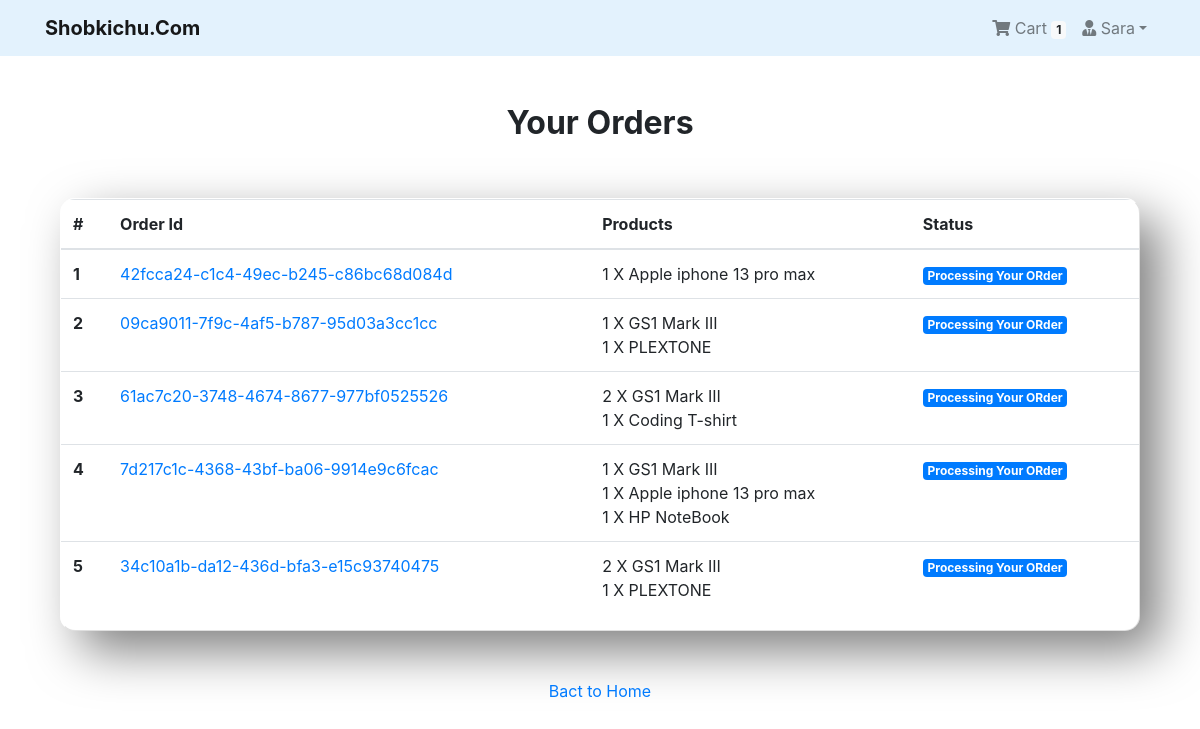
Screenshot of /payment/orders/ (signed in) with the database file from the repository.
### App_Login/models.py (models this page shows, shortened)
class User(AbstractBaseUser, PermissionsMixin):
    email = models.EmailField(unique=True, null=False)
    is_staff = models.BooleanField(
        ugettext_lazy('staff status'),
        default=False,
        help_text = ugettext_lazy('Designates whether the user can log in this site')
    )
    is_active = models.BooleanField(
        ugettext_lazy('active'),
        default=True,
        help_text=ugettext_lazy('Designates whether this user should be treated as active. Unselect this instead of deleting accounts')
    )
    USERNAME_FIELD = 'email'
    objects = MyUserManager()

class Profile(models.Model):
    user = models.OneToOneField(User, on_delete=models.CASCADE, related_name='profile')
    username = models.CharField(max_length=264, blank=True)
    full_name = models.CharField(max_length=264, blank=True)
    address_1 = models.TextField(max_length=300, blank=True)
    city = models.CharField(max_length=40, blank=True)
    zipcode = models.CharField(max_length=10, blank=True)
    country = models.CharField(max_length=50, blank=True)
    phone = models.CharField(max_length=20, blank=True)
    date_joined = models.DateTimeField(auto_now_add=True)

### App_Order/models.py (models this page shows, shortened)
class Order(models.Model):
    orderitems = models.ManyToManyField(Cart)
    user = models.ForeignKey(settings.AUTH_USER_MODEL, on_delete=models.CASCADE)
    ordered = models.BooleanField(default=False)
    created = models.DateTimeField(auto_now_add=True)
    paymentId = models.CharField(max_length=264, blank=True, null=True)
    orderId = models.CharField(max_length=200, blank=True, null=True)

class Cart(models.Model):
    user = models.ForeignKey(settings.AUTH_USER_MODEL, on_delete=models.CASCADE, related_name="cart")
    item = models.ForeignKey(Product, on_delete=models.CASCADE)
    quantity = models.IntegerField(default=1)
    purchased = models.BooleanField(default=False)
    created = models.DateTimeField(auto_now_add=True)
    updated = models.DateTimeField(auto_now=True)
    def __str__(self):
        return f'{self.quantity} X {self.item}'

### App_Shop/models.py (models this page shows)
class Product(models.Model):
    mainimage = models.ImageField(upload_to='Products')
    name = models.CharField(max_length=264)
    category = models.ForeignKey(Category, on_delete=models.CASCADE, related_name='category')
    preview_text = models.TextField(max_length=200, verbose_name='Preview Text')
    detail_text = models.TextField(max_length=1000, verbose_name='Description')
    price = models.FloatField()
    old_price = models.FloatField(default=0.00)
    created = models.DateTimeField(auto_now_add=True)
    def __str__(self):
        return self.name
    class Meta:
        ordering = ['-created',]

### App_Payment/views.py (the view)
# urls.py: path('orders/', views.order_view, name="orders"),
@login_required
def order_view(request):
    try:
        orders = Order.objects.filter(user=request.user, ordered=True)
        context = {"orders": orders}
    except:
        messages.warning(request, "You do no have an active order")
        return redired("App_Shop:home")
    return render(request, "App_Payment/order.html", context)

### App_Order/templatetags/cart_tag.py (called while the page is built)
@register.filter
def cart_total(user):
    order = Order.objects.filter(user=user, ordered=False)
    if order.exists():
        return order[0].orderitems.count()
    else:
        return 0

### templates/App_Payment/order.html
{% extends 'base.html' %}
{% block body_block %}
<div class="container mt-5">
  <h2 class="text-center"><strong>Your Orders</strong></h2>
  <div class="row">
    <div class="col-md-12">
      <div class="card mt-5" style="height:auto">
        <div class="table-responsive">
          <table class="table">
            <thead>
              <tr>
                <th scope="col">#</th>
                <th scope="col">Order Id</th>
                <th scope="col">Products</th>
                <th scope="col">Status</th>
              </tr>
            </thead>
            <tbody>
              {% for order in orders %}
              <tr>
                <th scope="row">{{ forloop.counter }}</th>
                <td><a href="#">{{ order.orderId }}</a></td>
                <td>
                  {% for item in order.orderitems.all %} {{item}} <br> {% endfor %}
                </td>
                <td><span class="badge badge-primary">Processing Your ORder</span></td>
              </tr>
              {% endfor %}
            </tbody>
          </table>
        </div>
      </div>
    </div>
    <div class="col-md-12 my-5 text-center">
      <a href="{% url 'App_Shop:home' %}">Bact to Home</a>
    </div>
  </div>
</div>
{% endblock %}

### templates/base.html (shortened to what this page needs)
{% load static %}
<!DOCTYPE html>
<html lang="en" dir="ltr">
<head>
  <link rel="stylesheet" href="https://stackpath.bootstrapcdn.com/bootstrap/4.3.1/css/bootstrap.min.css">
  <link href="https://cdnjs.cloudflare.com/ajax/libs/font-awesome/5.10.2/css/all.css" rel="stylesheet">
  <link rel="stylesheet" href="{% static 'css/main.css' %}">
</head>
<body>
  {% include 'navbar.html' %}
  <div class="container">
    {% block body_block %} {% endblock %}
  </div>
</body>
</html>

### templates/navbar.html (shortened to what this page needs)
{% load cart_tag %}
<nav class="navbar navbar-expand-lg navbar navbar-light" style="background-color: #e3f2fd;">
  <div class="container">
    <a class="navbar-brand" href="{% url 'App_Shop:home' %}"><b>Shobkichu.Com</b> </a>
    <div class="collapse navbar-collapse" id="navbarNav">
      <ul class="navbar-nav ml-auto">
        {% if request.user.is_authenticated %}
        <li class="nav-item">
          <a href="{% url 'App_Order:cart' %}" class="nav-link">
              <i class="fa fa-shopping-cart"></i> Cart
              <span class="badge badge-light">{{ request.user | cart_total }}</span>
          </a>
        </li>
        <li class="nav-item dropdown">
          <a class="nav-link dropdown-toggle" href="#" id="navbarDropdown" role="button" data-toggle="dropdown" aria-haspopup="true" aria-expanded="false"><i class="fas fa-user-tie"></i> {{request.user.profile.username}}</a>
        </li>
        {% else %}
        <li class="nav-item">
          <a href="{% url 'App_Login:login' %}" class="btn btn-outline-info">Login</a>
        </li>
        {% endif %}
      </ul>
    </div>
  </div>
</nav>

### templates/base.html (style rules this page uses)
.card { height: 350px; box-shadow: 20px 20px 50px rgba(0, 0, 0, 0.5); border-radius: 15px; background: rgba(255, 255, 255, 0.1); overflow: hidden; display: flex; justify-content: center; border-top: 1px solid rgba(255, 255, 255, 0.5); border-left: 1px solid rgba(255, 255, 255, 0.5); backdrop-filter: blur(5px); }

### rows the page displays
User: user|cart_total "1", user.profile.username "Sara"
Order: orderId "42fcca24-c1c4-49ec-b245-c86bc68d084d"
Cart: quantity+item "1 X Apple iphone 13 pro max"
Order: orderId "09ca9011-7f9c-4af5-b787-95d03a3cc1cc"
Cart: quantity+item "1 X GS1 Mark III"
Cart: quantity+item "1 X PLEXTONE"
Order: orderId "61ac7c20-3748-4674-8677-977bf0525526"
Cart: quantity+item "2 X GS1 Mark III"
Cart: quantity+item "1 X Coding T-shirt"
Order: orderId "7d217c1c-4368-43bf-ba06-9914e9c6fcac"
Cart: quantity+item "1 X GS1 Mark III"
Cart: quantity+item "1 X Apple iphone 13 pro max"
Cart: quantity+item "1 X HP NoteBook"
Order: orderId "34c10a1b-da12-436d-bfa3-e15c93740475"
Cart: quantity+item "2 X GS1 Mark III"
Cart: quantity+item "1 X PLEXTONE"
